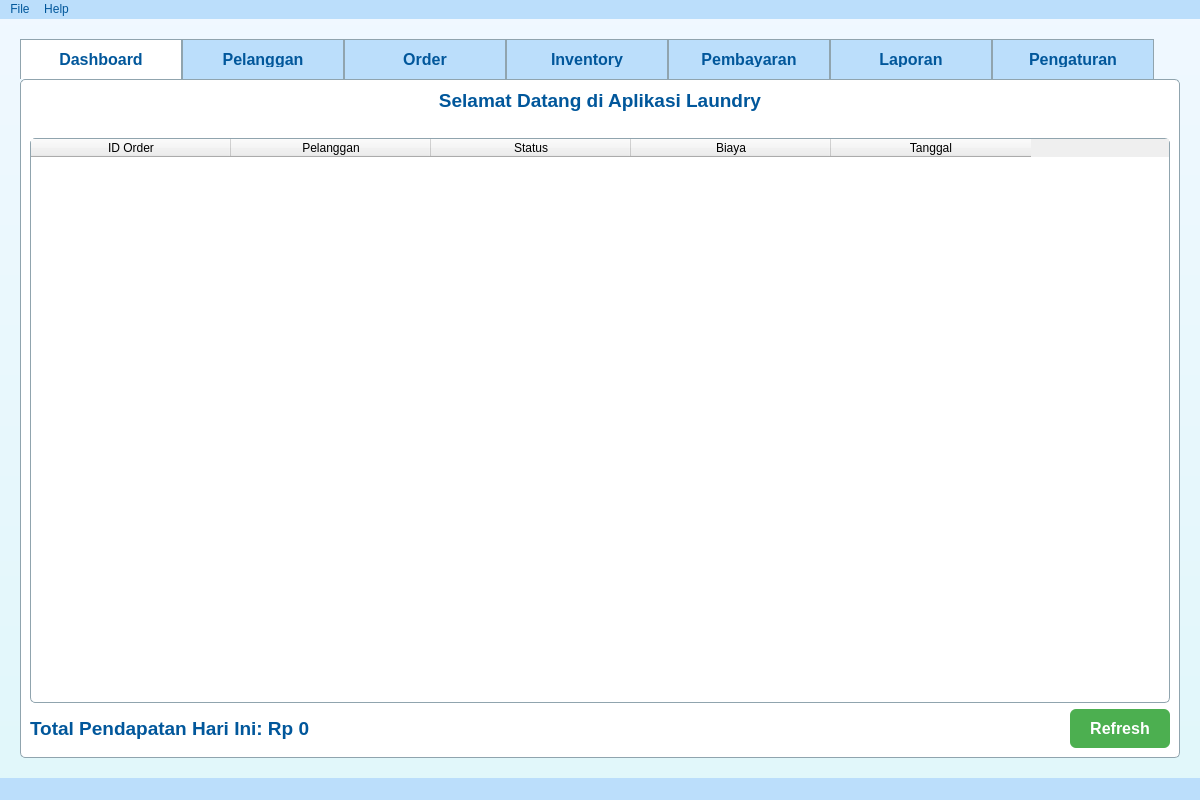
<?xml version="1.0" encoding="UTF-8"?>
<ui version="4.0">
 <class>MainWindow</class>
 <widget class="QMainWindow" name="MainWindow">
  <property name="geometry">
   <rect>
    <x>0</x>
    <y>0</y>
    <width>1200</width>
    <height>800</height>
   </rect>
  </property>
  <property name="windowTitle">
   <string>Aplikasi Laundry</string>
  </property>
  <property name="styleSheet">
   <string notr="true">QMainWindow {
    background: qlineargradient(x1:0, y1:0, x2:0, y2:1, stop:0 #f0f8ff, stop:1 #e0f7fa);
}

QTabWidget::pane {
    border: 1px solid #90a4ae;
    background-color: white;
    border-radius: 5px;
}

QTabBar::tab {
    background: #bbdefb;
    border: 1px solid #90a4ae;
    border-bottom: none;
    padding: 12px 20px;
    min-width: 120px;
    font: bold 12pt Arial;
    color: #01579b;
}

QTabBar::tab:selected {
    background: white;
    border-bottom: 1px solid white;
}

QPushButton {
    background-color: #4caf50;
    color: white;
    padding: 10px 20px;
    border: none;
    border-radius: 6px;
    font: bold 12pt Arial;
}

QPushButton:hover {
    background-color: #43a047;
    box-shadow: 0 2px 4px rgba(0,0,0,0.2);
}

QLabel {
    font: bold 14pt Arial;
    color: #01579b;
}

QTableWidget {
    background-color: #ffffff;
    gridline-color: #cfd8dc;
    selection-background-color: #bbdefb;
    border: 1px solid #90a4ae;
    border-radius: 5px;
    font: 12pt Arial;
}

QLineEdit, QComboBox, QDateEdit {
    padding: 8px;
    border: 1px solid #90a4ae;
    border-radius: 6px;
    background-color: #ffffff;
    font: 12pt Arial;
}

QGroupBox {
    border: 1px solid #90a4ae;
    border-radius: 6px;
    margin-top: 10px;
    font: bold 14pt Arial;
    color: #01579b;
}

QGroupBox::title {
    subcontrol-origin: margin;
    left: 10px;
    padding: 0 5px 0 5px;
}</string>
  </property>
  <widget class="QWidget" name="centralwidget">
   <layout class="QVBoxLayout" name="verticalLayout">
    <property name="spacing">
     <number>10</number>
    </property>
    <property name="leftMargin">
     <number>20</number>
    </property>
    <property name="topMargin">
     <number>20</number>
    </property>
    <property name="rightMargin">
     <number>20</number>
    </property>
    <property name="bottomMargin">
     <number>20</number>
    </property>
    <item>
     <widget class="QTabWidget" name="tabWidget">
      <property name="currentIndex">
       <number>0</number>
      </property>
      <widget class="QWidget" name="tabDashboard">
       <attribute name="title">
        <string>Dashboard</string>
       </attribute>
       <layout class="QVBoxLayout" name="verticalLayout_dashboard">
        <item>
         <widget class="QLabel" name="welcomeLabel">
          <property name="text">
           <string>Selamat Datang di Aplikasi Laundry</string>
          </property>
          <property name="alignment">
           <set>Qt::AlignCenter</set>
          </property>
         </widget>
        </item>
        <item>
         <spacer name="verticalSpacer_dashboard_1">
          <property name="orientation">
           <enum>Qt::Vertical</enum>
          </property>
          <property name="sizeType">
           <enum>QSizePolicy::Fixed</enum>
          </property>
          <property name="sizeHint" stdset="0">
           <size>
            <width>20</width>
            <height>20</height>
           </size>
          </property>
         </spacer>
        </item>
        <item>
         <widget class="QTableWidget" name="dashboardTable">
          <property name="rowCount">
           <number>0</number>
          </property>
          <property name="columnCount">
           <number>5</number>
          </property>
          <attribute name="horizontalHeaderDefaultSectionSize">
           <number>200</number>
          </attribute>
          <attribute name="verticalHeaderVisible">
           <bool>false</bool>
          </attribute>
          <column>
           <property name="text">
            <string>ID Order</string>
           </property>
          </column>
          <column>
           <property name="text">
            <string>Pelanggan</string>
           </property>
          </column>
          <column>
           <property name="text">
            <string>Status</string>
           </property>
          </column>
          <column>
           <property name="text">
            <string>Biaya</string>
           </property>
          </column>
          <column>
           <property name="text">
            <string>Tanggal</string>
           </property>
          </column>
         </widget>
        </item>
        <item>
         <layout class="QHBoxLayout" name="horizontalLayout_dashboard">
          <property name="spacing">
           <number>10</number>
          </property>
          <item>
           <widget class="QLabel" name="totalLabel">
            <property name="text">
             <string>Total Pendapatan Hari Ini: Rp 0</string>
            </property>
           </widget>
          </item>
          <item>
           <spacer name="horizontalSpacer_dashboard">
            <property name="orientation">
             <enum>Qt::Horizontal</enum>
            </property>
            <property name="sizeHint" stdset="0">
             <size>
              <width>40</width>
              <height>20</height>
             </size>
            </property>
           </spacer>
          </item>
          <item>
           <widget class="QPushButton" name="refreshButton">
            <property name="text">
             <string>Refresh</string>
            </property>
            <property name="icon">
             <iconset>
              <normaloff>refresh.png</normaloff>refresh.png</iconset>
            </property>
           </widget>
          </item>
         </layout>
        </item>
       </layout>
      </widget>
      <widget class="QWidget" name="tabPelanggan">
       <attribute name="title">
        <string>Pelanggan</string>
       </attribute>
       <layout class="QVBoxLayout" name="verticalLayout_pelanggan">
        <item>
         <layout class="QHBoxLayout" name="horizontalLayout_pelanggan_search">
          <property name="spacing">
           <number>10</number>
          </property>
          <item>
           <widget class="QLineEdit" name="searchPelangganLineEdit">
            <property name="placeholderText">
             <string>Cari Pelanggan...</string>
            </property>
           </widget>
          </item>
          <item>
           <widget class="QPushButton" name="tambahPelangganButton">
            <property name="text">
             <string>Tambah Pelanggan</string>
            </property>
            <property name="icon">
             <iconset>
              <normaloff>add.png</normaloff>add.png</iconset>
            </property>
           </widget>
          </item>
          <item>
           <widget class="QPushButton" name="editPelangganButton">
            <property name="text">
             <string>Edit</string>
            </property>
            <property name="icon">
             <iconset>
              <normaloff>edit.png</normaloff>edit.png</iconset>
            </property>
           </widget>
          </item>
          <item>
           <widget class="QPushButton" name="hapusPelangganButton">
            <property name="text">
             <string>Hapus</string>
            </property>
            <property name="icon">
             <iconset>
              <normaloff>delete.png</normaloff>delete.png</iconset>
            </property>
           </widget>
          </item>
         </layout>
        </item>
        <item>
         <spacer name="verticalSpacer_pelanggan">
          <property name="orientation">
           <enum>Qt::Vertical</enum>
          </property>
          <property name="sizeType">
           <enum>QSizePolicy::Fixed</enum>
          </property>
          <property name="sizeHint" stdset="0">
           <size>
            <width>20</width>
            <height>10</height>
           </size>
          </property>
         </spacer>
        </item>
        <item>
         <widget class="QTableWidget" name="pelangganTable">
          <property name="rowCount">
           <number>0</number>
          </property>
          <property name="columnCount">
           <number>5</number>
          </property>
          <attribute name="horizontalHeaderDefaultSectionSize">
           <number>200</number>
          </attribute>
          <column>
           <property name="text">
            <string>ID</string>
           </property>
          </column>
          <column>
           <property name="text">
            <string>Nama</string>
           </property>
          </column>
          <column>
           <property name="text">
            <string>Alamat</string>
           </property>
          </column>
          <column>
           <property name="text">
            <string>Telepon</string>
           </property>
          </column>
          <column>
           <property name="text">
            <string>Email</string>
           </property>
          </column>
         </widget>
        </item>
       </layout>
      </widget>
      <widget class="QWidget" name="tabOrder">
       <attribute name="title">
        <string>Order</string>
       </attribute>
       <layout class="QVBoxLayout" name="verticalLayout_order">
        <item>
         <widget class="QGroupBox" name="groupBox_order">
          <property name="title">
           <string>Buat Order Baru</string>
          </property>
          <layout class="QFormLayout" name="formLayout_order">
           <property name="fieldGrowthPolicy">
            <enum>QFormLayout::ExpandingFieldsGrow</enum>
           </property>
           <property name="labelAlignment">
            <set>Qt::AlignRight|Qt::AlignTrailing|Qt::AlignVCenter</set>
           </property>
           <property name="formAlignment">
            <set>Qt::AlignLeading|Qt::AlignLeft|Qt::AlignVCenter</set>
           </property>
           <item row="0" column="0">
            <widget class="QLabel" name="label_pelanggan">
             <property name="text">
              <string>Pelanggan:</string>
             </property>
            </widget>
           </item>
           <item row="0" column="1">
            <widget class="QComboBox" name="pelangganComboBox"/>
           </item>
           <item row="1" column="0">
            <widget class="QLabel" name="label_layanan">
             <property name="text">
              <string>Layanan:</string>
             </property>
            </widget>
           </item>
           <item row="1" column="1">
            <widget class="QComboBox" name="layananComboBox">
             <item>
              <property name="text">
               <string>Cuci Kering</string>
              </property>
             </item>
             <item>
              <property name="text">
               <string>Setrika</string>
              </property>
             </item>
             <item>
              <property name="text">
               <string>Cuci Basah</string>
              </property>
             </item>
            </widget>
           </item>
           <item row="2" column="0">
            <widget class="QLabel" name="label_berat">
             <property name="text">
              <string>Berat/Jumlah (kg/item):</string>
             </property>
            </widget>
           </item>
           <item row="2" column="1">
            <widget class="QLineEdit" name="beratLineEdit"/>
           </item>
           <item row="3" column="0">
            <widget class="QLabel" name="label_total_biaya">
             <property name="text">
              <string>Total Biaya:</string>
             </property>
            </widget>
           </item>
           <item row="3" column="1">
            <widget class="QLabel" name="totalBiayaLabel">
             <property name="text">
              <string>Rp 0</string>
             </property>
            </widget>
           </item>
          </layout>
         </widget>
        </item>
        <item>
         <layout class="QHBoxLayout" name="horizontalLayout_order_buttons">
          <property name="spacing">
           <number>10</number>
          </property>
          <item>
           <widget class="QPushButton" name="buatOrderButton">
            <property name="text">
             <string>Buat Order</string>
            </property>
            <property name="icon">
             <iconset>
              <normaloff>add.png</normaloff>add.png</iconset>
            </property>
           </widget>
          </item>
          <item>
           <widget class="QPushButton" name="updateStatusButton">
            <property name="text">
             <string>Update Status</string>
            </property>
            <property name="icon">
             <iconset>
              <normaloff>update.png</normaloff>update.png</iconset>
            </property>
           </widget>
          </item>
         </layout>
        </item>
        <item>
         <spacer name="verticalSpacer_order">
          <property name="orientation">
           <enum>Qt::Vertical</enum>
          </property>
          <property name="sizeType">
           <enum>QSizePolicy::Fixed</enum>
          </property>
          <property name="sizeHint" stdset="0">
           <size>
            <width>20</width>
            <height>10</height>
           </size>
          </property>
         </spacer>
        </item>
        <item>
         <widget class="QTableWidget" name="orderTable">
          <property name="rowCount">
           <number>0</number>
          </property>
          <property name="columnCount">
           <number>6</number>
          </property>
          <attribute name="horizontalHeaderDefaultSectionSize">
           <number>180</number>
          </attribute>
          <column>
           <property name="text">
            <string>ID</string>
           </property>
          </column>
          <column>
           <property name="text">
            <string>Pelanggan</string>
           </property>
          </column>
          <column>
           <property name="text">
            <string>Tanggal</string>
           </property>
          </column>
          <column>
           <property name="text">
            <string>Status</string>
           </property>
          </column>
          <column>
           <property name="text">
            <string>Biaya</string>
           </property>
          </column>
          <column>
           <property name="text">
            <string>Layanan</string>
           </property>
          </column>
         </widget>
        </item>
       </layout>
      </widget>
      <widget class="QWidget" name="tabInventory">
       <attribute name="title">
        <string>Inventory</string>
       </attribute>
       <layout class="QVBoxLayout" name="verticalLayout_inventory">
        <item>
         <layout class="QHBoxLayout" name="horizontalLayout_inventory">
          <property name="spacing">
           <number>10</number>
          </property>
          <item>
           <widget class="QPushButton" name="tambahStokButton">
            <property name="text">
             <string>Tambah Stok</string>
            </property>
            <property name="icon">
             <iconset>
              <normaloff>add.png</normaloff>add.png</iconset>
            </property>
           </widget>
          </item>
          <item>
           <widget class="QPushButton" name="kurangiStokButton">
            <property name="text">
             <string>Kurangi Stok</string>
            </property>
            <property name="icon">
             <iconset>
              <normaloff>remove.png</normaloff>remove.png</iconset>
            </property>
           </widget>
          </item>
          <item>
           <widget class="QPushButton" name="editInventoryButton">
            <property name="text">
             <string>Edit</string>
            </property>
            <property name="icon">
             <iconset>
              <normaloff>edit.png</normaloff>edit.png</iconset>
            </property>
           </widget>
          </item>
         </layout>
        </item>
        <item>
         <spacer name="verticalSpacer_inventory">
          <property name="orientation">
           <enum>Qt::Vertical</enum>
          </property>
          <property name="sizeType">
           <enum>QSizePolicy::Fixed</enum>
          </property>
          <property name="sizeHint" stdset="0">
           <size>
            <width>20</width>
            <height>10</height>
           </size>
          </property>
         </spacer>
        </item>
        <item>
         <widget class="QTableWidget" name="inventoryTable">
          <property name="rowCount">
           <number>0</number>
          </property>
          <property name="columnCount">
           <number>4</number>
          </property>
          <attribute name="horizontalHeaderDefaultSectionSize">
           <number>250</number>
          </attribute>
          <column>
           <property name="text">
            <string>ID</string>
           </property>
          </column>
          <column>
           <property name="text">
            <string>Nama Barang</string>
           </property>
          </column>
          <column>
           <property name="text">
            <string>Stok</string>
           </property>
          </column>
          <column>
           <property name="text">
            <string>Harga Beli</string>
           </property>
          </column>
         </widget>
        </item>
       </layout>
      </widget>
      <widget class="QWidget" name="tabPembayaran">
       <attribute name="title">
        <string>Pembayaran</string>
       </attribute>
       <layout class="QVBoxLayout" name="verticalLayout_pembayaran">
        <item>
         <widget class="QGroupBox" name="groupBox_pembayaran">
          <property name="title">
           <string>Proses Pembayaran</string>
          </property>
          <layout class="QVBoxLayout" name="verticalLayout_pembayaran_group">
           <item>
            <layout class="QHBoxLayout" name="horizontalLayout_pembayaran_search">
             <property name="spacing">
              <number>10</number>
             </property>
             <item>
              <widget class="QLineEdit" name="searchOrderLineEdit">
               <property name="placeholderText">
                <string>Cari Order ID...</string>
               </property>
              </widget>
             </item>
            </layout>
           </item>
           <item>
            <layout class="QFormLayout" name="formLayout_pembayaran">
             <property name="fieldGrowthPolicy">
              <enum>QFormLayout::ExpandingFieldsGrow</enum>
             </property>
             <property name="labelAlignment">
              <set>Qt::AlignRight|Qt::AlignTrailing|Qt::AlignVCenter</set>
             </property>
             <item row="0" column="0">
              <widget class="QLabel" name="label_order_id">
               <property name="text">
                <string>ID Order:</string>
               </property>
              </widget>
             </item>
             <item row="0" column="1">
              <widget class="QLineEdit" name="orderIdLineEdit"/>
             </item>
             <item row="1" column="0">
              <widget class="QLabel" name="label_biaya">
               <property name="text">
                <string>Biaya:</string>
               </property>
              </widget>
             </item>
             <item row="1" column="1">
              <widget class="QLabel" name="biayaLabel">
               <property name="text">
                <string>Rp 0</string>
               </property>
              </widget>
             </item>
             <item row="2" column="0">
             <widget class="QLabel" name="label_bayar">
               <property name="text">
                <string>Jumlah Bayar:</string>
               </property>
              </widget>
             </item>
             <item row="2" column="1">
              <widget class="QLineEdit" name="bayarLineEdit"/>
             </item>
             <item row="3" column="0">
              <widget class="QLabel" name="label_kembalian">
               <property name="text">
                <string>Kembalian:</string>
               </property>
              </widget>
             </item>
             <item row="3" column="1">
              <widget class="QLabel" name="kembalianLabel">
               <property name="text">
                <string>Rp 0</string>
               </property>
              </widget>
             </item>
            </layout>
           </item>
          </layout>
         </widget>
        </item>
        <item>
         <layout class="QHBoxLayout" name="horizontalLayout_pembayaran_buttons">
          <property name="spacing">
           <number>10</number>
          </property>
          <item>
           <widget class="QPushButton" name="prosesPembayaranButton">
            <property name="text">
             <string>Proses Pembayaran</string>
            </property>
            <property name="icon">
             <iconset>
              <normaloff>payment.png</normaloff>payment.png</iconset>
            </property>
           </widget>
          </item>
          <item>
           <widget class="QPushButton" name="cetakInvoiceButton">
            <property name="text">
             <string>Cetak Invoice</string>
            </property>
            <property name="icon">
             <iconset>
              <normaloff>print.png</normaloff>print.png</iconset>
            </property>
           </widget>
          </item>
         </layout>
        </item>
       </layout>
      </widget>
      <widget class="QWidget" name="tabLaporan">
       <attribute name="title">
        <string>Laporan</string>
       </attribute>
       <layout class="QVBoxLayout" name="verticalLayout_laporan">
        <item>
         <widget class="QGroupBox" name="groupBox_laporan">
          <property name="title">
           <string>Filter Laporan</string>
          </property>
          <layout class="QHBoxLayout" name="horizontalLayout_laporan">
           <property name="spacing">
            <number>10</number>
           </property>
           <item>
            <widget class="QLabel" name="label_from_date">
             <property name="text">
              <string>Dari Tanggal:</string>
             </property>
            </widget>
           </item>
           <item>
            <widget class="QDateEdit" name="fromDateEdit">
             <property name="calendarPopup">
              <bool>true</bool>
             </property>
            </widget>
           </item>
           <item>
            <widget class="QLabel" name="label_to_date">
             <property name="text">
              <string>Sampai Tanggal:</string>
             </property>
            </widget>
           </item>
           <item>
            <widget class="QDateEdit" name="toDateEdit">
             <property name="calendarPopup">
              <bool>true</bool>
             </property>
            </widget>
           </item>
           <item>
            <widget class="QComboBox" name="tipeLaporanComboBox">
             <item>
              <property name="text">
               <string>Harian</string>
              </property>
             </item>
             <item>
              <property name="text">
               <string>Mingguan</string>
              </property>
             </item>
             <item>
              <property name="text">
               <string>Bulanan</string>
              </property>
             </item>
            </widget>
           </item>
          </layout>
         </widget>
        </item>
        <item>
         <layout class="QHBoxLayout" name="horizontalLayout_laporan_buttons">
          <property name="spacing">
           <number>10</number>
          </property>
          <item>
           <widget class="QPushButton" name="generateLaporanButton">
            <property name="text">
             <string>Generate Laporan</string>
            </property>
            <property name="icon">
             <iconset>
              <normaloff>generate.png</normaloff>generate.png</iconset>
            </property>
           </widget>
          </item>
          <item>
           <widget class="QPushButton" name="eksporCsvButton">
            <property name="text">
             <string>Ekspor CSV</string>
            </property>
            <property name="icon">
             <iconset>
              <normaloff>csv.png</normaloff>csv.png</iconset>
            </property>
           </widget>
          </item>
          <item>
           <widget class="QPushButton" name="eksporPdfButton">
            <property name="text">
             <string>Ekspor PDF</string>
            </property>
            <property name="icon">
             <iconset>
              <normaloff>pdf.png</normaloff>pdf.png</iconset>
            </property>
           </widget>
          </item>
         </layout>
        </item>
        <item>
         <spacer name="verticalSpacer_laporan">
          <property name="orientation">
           <enum>Qt::Vertical</enum>
          </property>
          <property name="sizeType">
           <enum>QSizePolicy::Fixed</enum>
          </property>
          <property name="sizeHint" stdset="0">
           <size>
            <width>20</width>
            <height>10</height>
           </size>
          </property>
         </spacer>
        </item>
        <item>
         <widget class="QTableWidget" name="laporanTable">
          <property name="rowCount">
           <number>0</number>
          </property>
          <property name="columnCount">
           <number>5</number>
          </property>
          <attribute name="horizontalHeaderDefaultSectionSize">
           <number>200</number>
          </attribute>
          <column>
           <property name="text">
            <string>Tanggal</string>
           </property>
          </column>
          <column>
           <property name="text">
            <string>Jumlah Order</string>
           </property>
          </column>
          <column>
           <property name="text">
            <string>Pendapatan</string>
           </property>
          </column>
          <column>
           <property name="text">
            <string>Inventory Digunakan</string>
           </property>
          </column>
          <column>
           <property name="text">
            <string>Detail</string>
           </property>
          </column>
         </widget>
        </item>
       </layout>
      </widget>
      <widget class="QWidget" name="tabPengaturan">
       <attribute name="title">
        <string>Pengaturan</string>
       </attribute>
       <layout class="QVBoxLayout" name="verticalLayout_pengaturan">
        <item>
         <widget class="QGroupBox" name="groupBox_pengaturan">
          <property name="title">
           <string>Ubah Password</string>
          </property>
          <layout class="QFormLayout" name="formLayout_pengaturan">
           <property name="fieldGrowthPolicy">
            <enum>QFormLayout::ExpandingFieldsGrow</enum>
           </property>
           <property name="labelAlignment">
            <set>Qt::AlignRight|Qt::AlignTrailing|Qt::AlignVCenter</set>
           </property>
           <item row="0" column="0">
            <widget class="QLabel" name="label_password_lama">
             <property name="text">
              <string>Password Lama:</string>
             </property>
            </widget>
           </item>
           <item row="0" column="1">
            <widget class="QLineEdit" name="passwordLamaLineEdit">
             <property name="echoMode">
              <enum>QLineEdit::Password</enum>
             </property>
            </widget>
           </item>
           <item row="1" column="0">
            <widget class="QLabel" name="label_password_baru">
             <property name="text">
              <string>Password Baru:</string>
             </property>
            </widget>
           </item>
           <item row="1" column="1">
            <widget class="QLineEdit" name="passwordBaruLineEdit">
             <property name="echoMode">
              <enum>QLineEdit::Password</enum>
             </property>
            </widget>
           </item>
           <item row="2" column="0">
            <widget class="QLabel" name="label_konfirmasi">
             <property name="text">
              <string>Konfirmasi Password:</string>
             </property>
            </widget>
           </item>
           <item row="2" column="1">
            <widget class="QLineEdit" name="konfirmasiLineEdit">
             <property name="echoMode">
              <enum>QLineEdit::Password</enum>
             </property>
            </widget>
           </item>
          </layout>
         </widget>
        </item>
        <item>
         <layout class="QHBoxLayout" name="horizontalLayout_pengaturan_buttons">
          <property name="spacing">
           <number>10</number>
          </property>
          <item>
           <widget class="QPushButton" name="ubahPasswordButton">
            <property name="text">
             <string>Ubah Password</string>
            </property>
            <property name="icon">
             <iconset>
              <normaloff>lock.png</normaloff>lock.png</iconset>
            </property>
           </widget>
          </item>
          <item>
           <widget class="QPushButton" name="backupDbButton">
            <property name="text">
             <string>Backup Database</string>
            </property>
            <property name="icon">
             <iconset>
              <normaloff>backup.png</normaloff>backup.png</iconset>
            </property>
           </widget>
          </item>
         </layout>
        </item>
       </layout>
      </widget>
     </widget>
    </item>
   </layout>
  </widget>
  <widget class="QMenuBar" name="menubar">
   <property name="geometry">
    <rect>
     <x>0</x>
     <y>0</y>
     <width>1200</width>
     <height>26</height>
    </rect>
   </property>
   <property name="styleSheet">
    <string notr="true">background-color: #bbdefb;
color: #01579b;</string>
   </property>
   <widget class="QMenu" name="menuFile">
    <property name="title">
     <string>File</string>
    </property>
    <addaction name="actionExit"/>
   </widget>
   <widget class="QMenu" name="menuHelp">
    <property name="title">
     <string>Help</string>
    </property>
    <addaction name="actionAbout"/>
   </widget>
   <addaction name="menuFile"/>
   <addaction name="menuHelp"/>
  </widget>
  <widget class="QStatusBar" name="statusbar">
   <property name="styleSheet">
    <string notr="true">background-color: #bbdefb;
color: #01579b;</string>
   </property>
  </widget>
  <action name="actionExit">
   <property name="text">
    <string>Exit</string>
   </property>
  </action>
  <action name="actionAbout">
   <property name="text">
    <string>About</string>
   </property>
  </action>
 </widget>
 <resources>
  <include location="resources.qrc"/>
 </resources>
 <connections/>
</ui>
